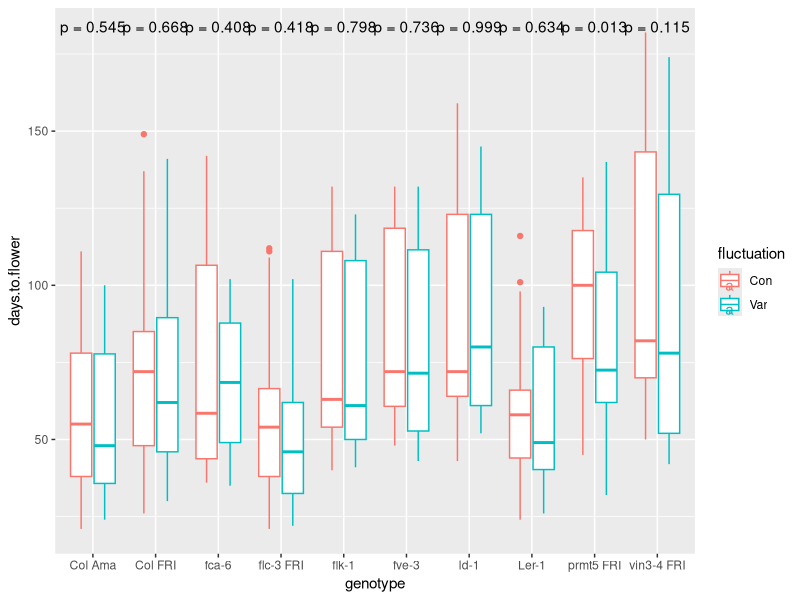
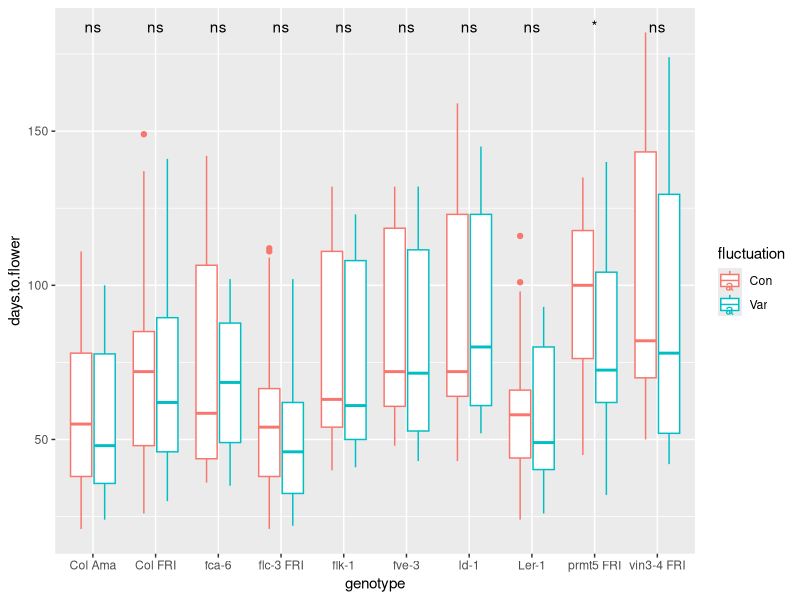
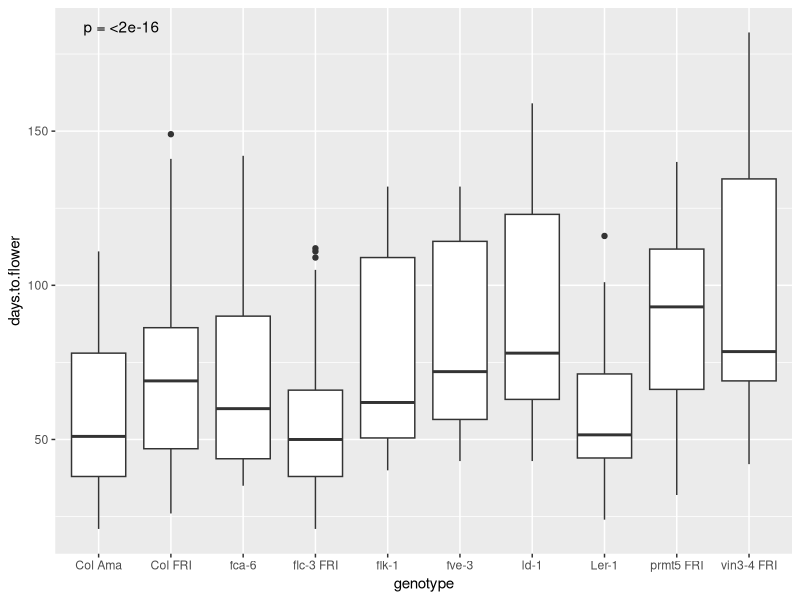
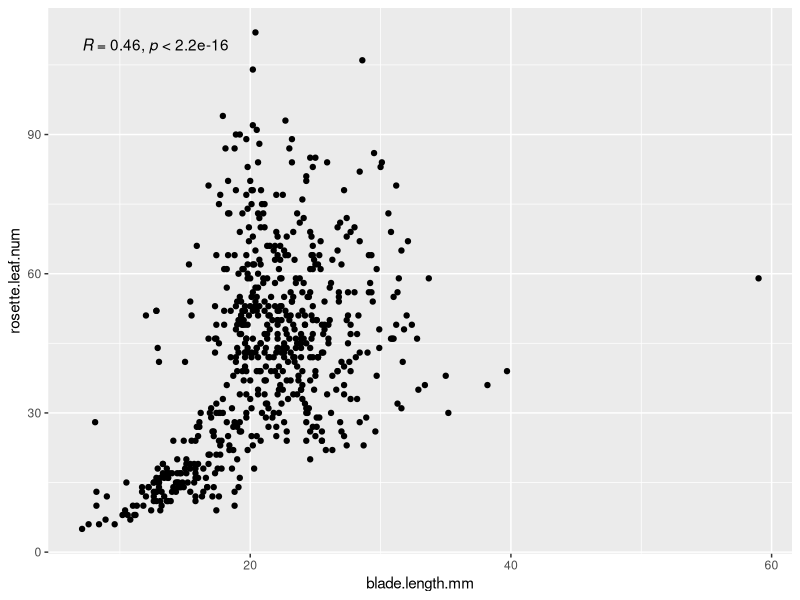
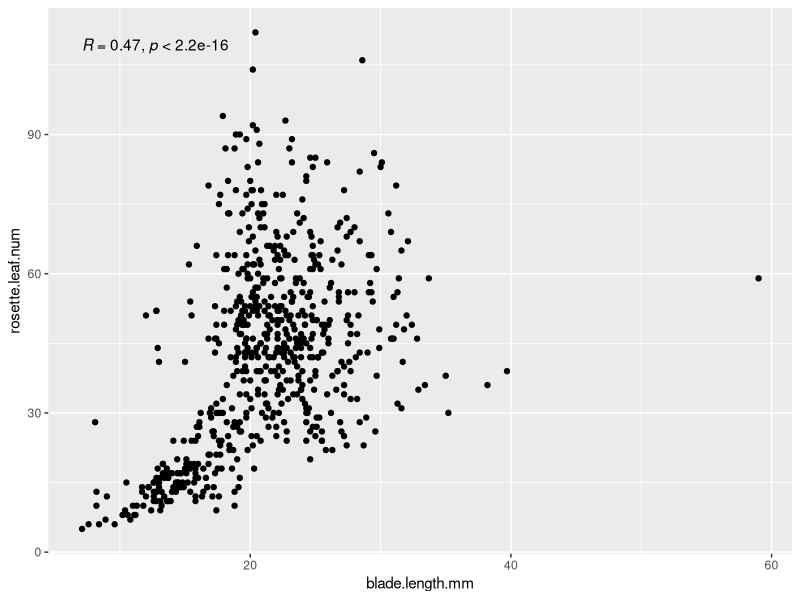
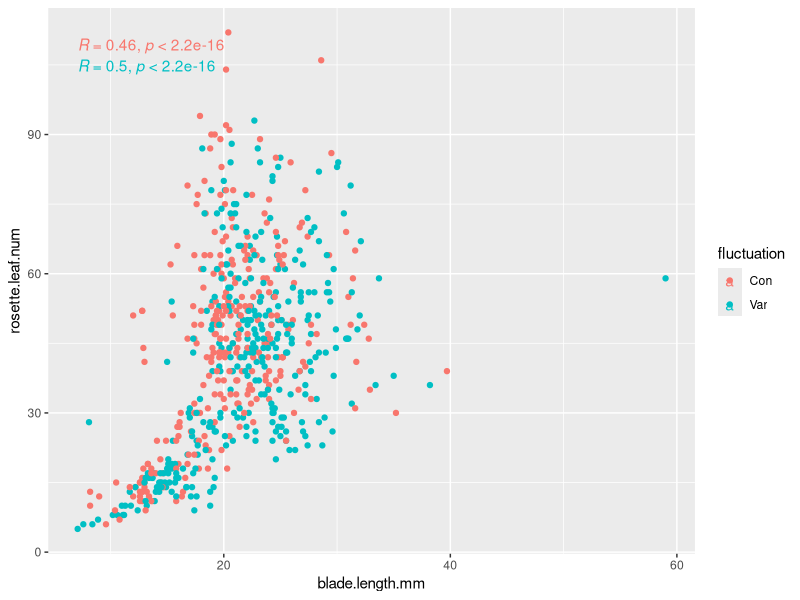
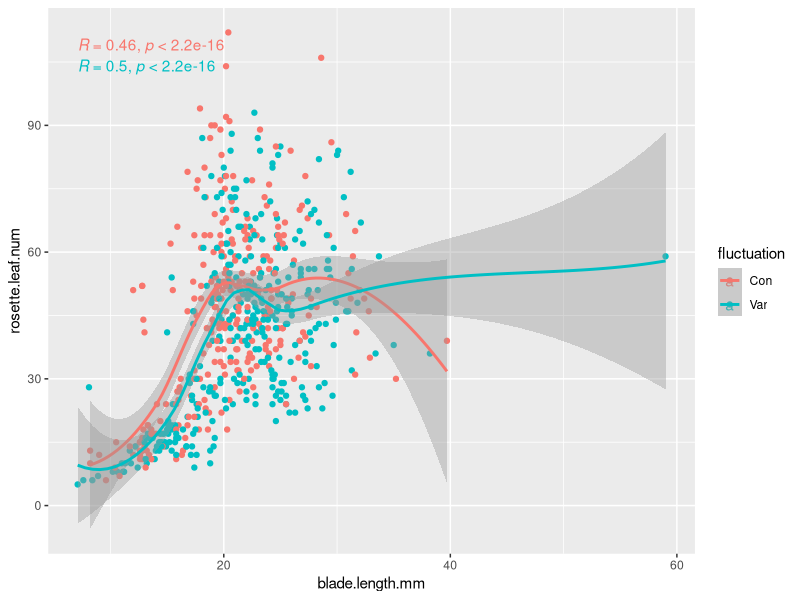
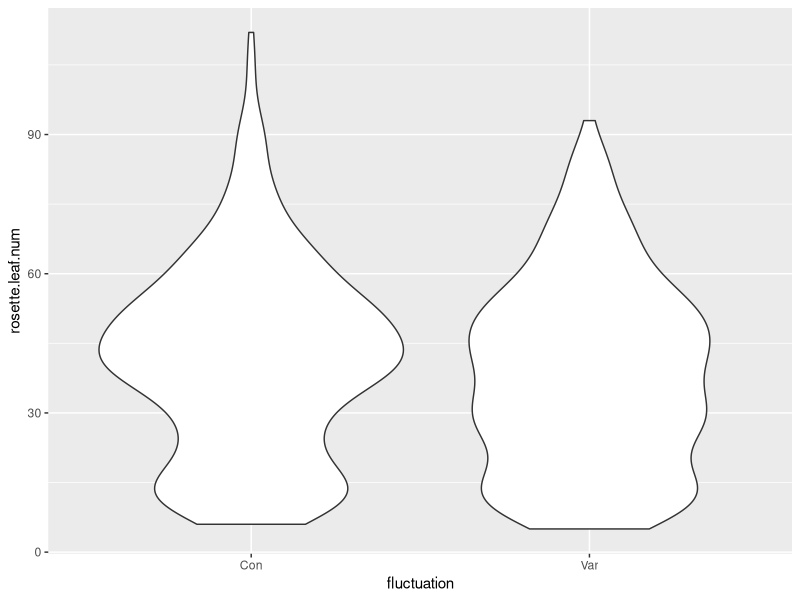

Recreate these plots in R, in order.
## ---- chunk 1
knitr::opts_chunk$set(echo = TRUE)
## ---- chunk 2
library(tidyverse)
## ---- chunk 3
expt1 <- read_tsv("../data/burghardt_et_al_2015_expt1.txt")
## ---- chunk 4
library(ggpubr)
## ---- chunk 5
ggplot(expt1, aes(genotype, days.to.flower, colour = fluctuation)) +
  geom_boxplot() +
  stat_compare_means(label = "p.format", method="t.test")
## ---- chunk 6
ggplot(expt1, aes(genotype, days.to.flower, colour = fluctuation)) +
  geom_boxplot() +
  stat_compare_means(label = "p.signif", method="t.test")
## ---- chunk 7
ggplot(expt1, aes(genotype, days.to.flower)) +
  geom_boxplot() +
  stat_compare_means(label = "p.format")
## ---- chunk 8
ggplot(expt1, aes(blade.length.mm, rosette.leaf.num)) +
    geom_point()+
  stat_cor()
## ---- chunk 9
ggplot(expt1, aes(blade.length.mm, rosette.leaf.num)) +
    geom_point()+
  stat_cor(method="spearman")
## ---- chunk 10
ggplot(expt1, aes(blade.length.mm, rosette.leaf.num, colour = fluctuation)) +
    geom_point()+
  stat_cor()
## ---- chunk 11
ggplot(expt1, aes(blade.length.mm, rosette.leaf.num, colour = fluctuation)) +
    geom_point()+
  stat_cor() +
  geom_smooth()
## ---- chunk 12
ggplot(expt1, aes(fluctuation, rosette.leaf.num)) +
  geom_violin() 
## ---- chunk 13
ggplot(expt1, aes(days.to.bolt, days.to.flower)) +
    geom_point() 
  
## ---- chunk 14

library(RColorBrewer)

## ---- chunk 15

display.brewer.all()

## ---- chunk 16

display.brewer.all(colorblindFriendly = TRUE)

